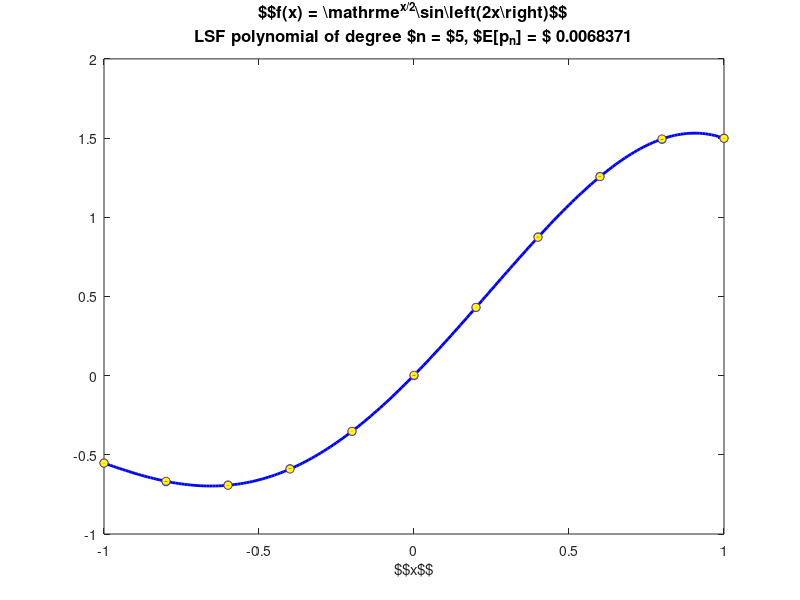

Write MATLAB code to recreate this figure. (Note: this script raises an error after producing the figure.)
clearvars
close all

a = -1; b = 1; N = 10; delta = 0.01; M = ceil((b-a)/delta); n = 5;

f = @(x) exp(x/2).*sin(2*x); 
myFunction = '$$f(x) = \mathrm{e}^{x/2}\sin\left(2x\right)$$';

%f = @(x) 1./(1+x.^2);
%myFunction = '$$f(x) = \frac{1}{1 + x^{2}}$$';

%f = @(x) 1./(1+25*x.^2); %Runge phenomenon....
%myFunction = '$$f(x) = \frac{1}{1 + x^{2}}$$';

xN = linspace(a, b, N+1); fN = f(xN);
xM = linspace(a, b, M+1); fM = f(xM);

%Plot sample points
plot(xN, fN, 'o', 'MarkerFaceColor','red', 'MarkerSize', 6)
hold on

%Plot the function
plot(xM,fM,'--','color','green','LineWidth',1);

%LSF polynomial: polyfit (for n = N: interpolation polynomial)
pn = polyfit(xN, fN, n);

%pn(1) = pn(1) + 0.01;  %Test: change a bit one of the coefficients

%Plot
pM = polyval(pn, xM);              
pN = polyval(pn, xN);

plot(xM,pM,'-','Color','blue','LineWidth', 2)
plot(xN,pN,'o','MarkerFaceColor','yellow','MarkerSize',6)

for i=1:length(xN)  %to plot the "error" vertical segments
    line=[xN(i), fN(i);
          xN(i), pN(i)];
    plot(line(:,1), line(:,2),'-','color','black','lineWidth',2)
end
lsfError = norm(pN-fN,2);    %Error (norm-2) 

if n < N
    typeOfPolynomial = 'LSF polynomial';
else
    typeOfPolynomial = 'Interp. polynomial';
end

set(gcf,'defaultTextInterpreter','LaTeX')
title({myFunction, ...
    [typeOfPolynomial, ...
    ' of degree $n = $', num2str(n),...
    ', $E[p_{n}] = $ ',num2str(lsfError)]}, ...
    'FontSize',12)
xlabel('$$x$$')
ylabel('$$y$$','rot',360)
legend('Sample points', 'Function', 'LSF polynomial',...
    'Location','southEast')

hold off

fprintf('degree: %d, E[pn] =  %.4e\n', n, lsfError)